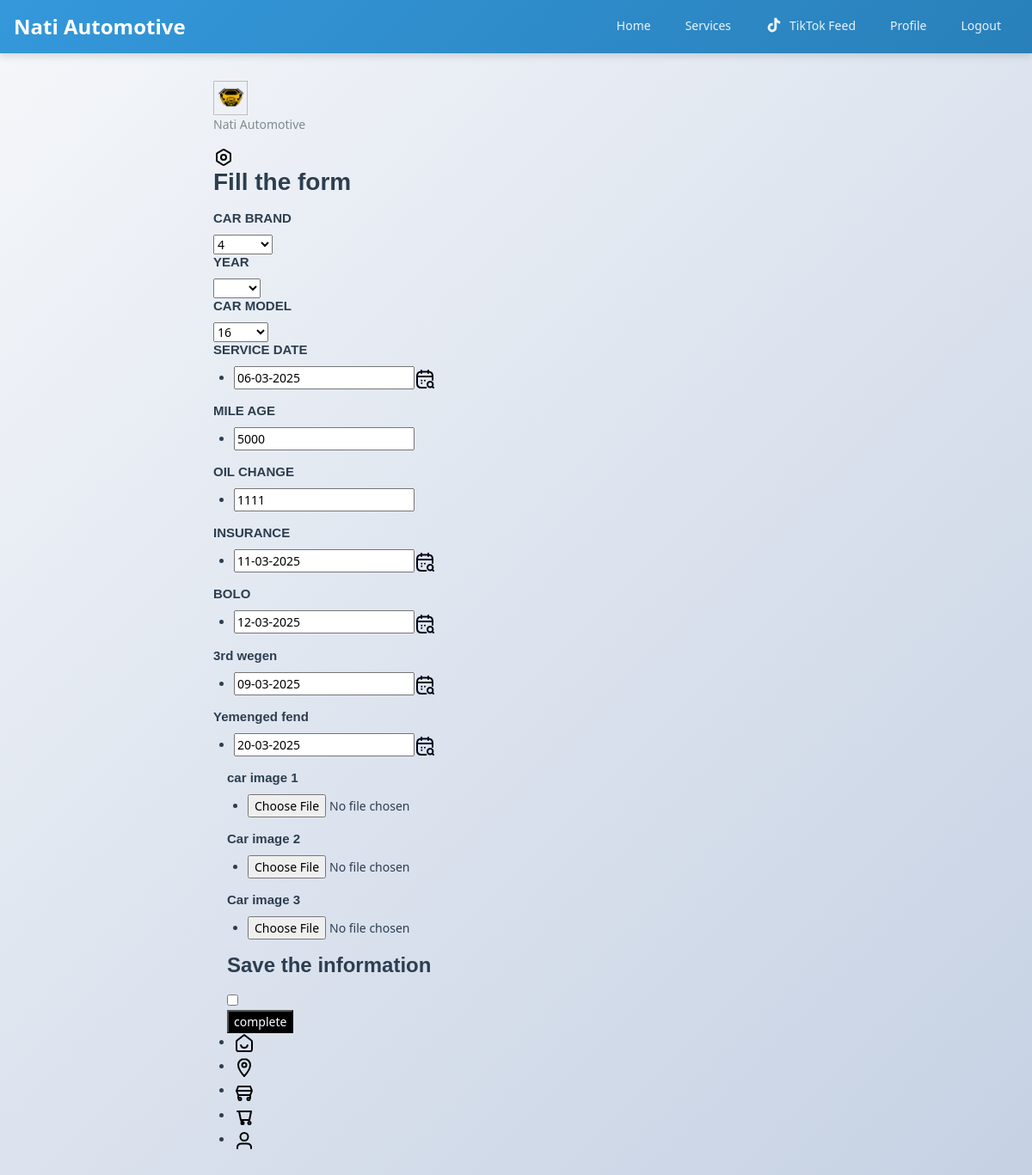
/info.php (signed in), run on the app's committed database.
### tables this page shows
CREATE TABLE `tbl_info` (
  `id` int(11) NOT NULL,
  `userid` int(11) DEFAULT NULL,
  `car_brand` varchar(100) DEFAULT NULL,
  `car_year` varchar(10) DEFAULT NULL,
  `car_model` varchar(100) DEFAULT NULL,
  `plate_number` varchar(20) DEFAULT NULL,
  `trailer_number` varchar(20) DEFAULT NULL,
  `service_date` varchar(20) DEFAULT NULL,
  `mile_age` varchar(20) DEFAULT NULL,
  `oil_change` varchar(20) DEFAULT NULL,
  `insurance` varchar(10) DEFAULT NULL,
  `bolo` varchar(10) DEFAULT NULL,
  `rd_wegen` varchar(10) DEFAULT NULL,
  `yemenged_fend` varchar(10) DEFAULT NULL,
  `img_name1` varchar(255) DEFAULT NULL,
  `img_name2` varchar(255) DEFAULT NULL,
  `img_name3` varchar(255) DEFAULT NULL,
  `created_at` timestamp NOT NULL DEFAULT current_timestamp(),
  `image1` varchar(255) DEFAULT NULL,
  `image2` varchar(255) DEFAULT NULL,
  `image3` varchar(255) DEFAULT NULL,
  `oil_change_date` date DEFAULT NULL,
  `insurance_date` date DEFAULT NULL,
  `bolo_date` date DEFAULT NULL,
  `rd_wegen_date` date DEFAULT NULL,
  `yemenged_fend_date` date DEFAULT NULL
);

### info.php (the view, shortened to what this page needs)
<!DOCTYPE html>
<html lang="en">
<?php
include 'header.php';
include("db_conn.php");
?>
<body>
  <div class="site-content">
    <?php
    include 'top_nav.php'
    ?>
    <section id="payment-method-screen">
    <?php
                        $userid = $_SESSION['id'];
                         $sql = "SELECT * FROM tbl_info WHERE userid='$userid' LIMIT 1 ";
                         $result = mysqli_query($conn,$sql);
                         if(mysqli_num_rows($result)==1){
                             $row  = mysqli_fetch_assoc($result);
                             ?>
    <form action="" method="POST" enctype="multipart/form-data">
    <div class="container">
        <div class="payment-method-screen-wrap">
            <div class="mt-32" style="margin-bottom: 10px">
                <h3 class="pay-txt1">Fill the form</h3>
            </div>
        </div>
    </div>
    <div class="container mt-32">
        <div class="date-picker-sec mt-16">
            <div>
                <h6 style="font-size: 15px; margin-bottom: 10px">CAR BRAND</h6>
                <div class="custom-payment-input">
                    <select name="car_brand" required class="profile-edit-option" style="margin-right: 40px">
                        <option value="<?php echo $row['car_brand'];?>"  selected><?php echo $row['car_brand'];?></option>
                    </select>
                </div>
            </div>
            <div>
                <h6 style="font-size: 15px; margin-bottom: 10px">YEAR</h6>
                <div class="custom-payment-input">
                    <select name="car_year" required class="profile-edit-option" style="margin-right: 30px">
                        <option value="<?php echo $row['year'];?>"  selected><?php echo $row['year'];?></option>
                        <option>2020</option>
                    </select>
                </div>
            </div>
        </div>
    </div>
    <div class="container mt-32">
        <div class="date-picker-sec mt-16">
            <div>
                <h6 style="font-size: 15px; margin-bottom: 10px">CAR MODEL</h6>
                <div class="custom-payment-input">
                    <select name="car_model" required class="profile-edit-option" style="margin-right: 60px">
                        <option value="<?php echo $row['car_model'];?>"  selected><?php echo $row['car_model'];?></option>
                    </select>
                </div>
            </div>
            <div>
                <h6 style="font-size: 15px; margin-bottom: 10px">SERVICE DATE</h6>
                <div class="input-daterange input-group" id="service-datepicker">
                    <div class="form-item">
                        <ul class="input date-picker-input">
                            <li class="input__list">
                                <input required type="text" value="<?php echo $row['service_date'];?>"class="input__item custom-payment-input" name="service_date" placeholder="DD/MM/YYYY" id="service_date" />
                            </li>
                        </ul>
                    </div>
                </div>
            </div>
        </div>
    </div>
    <div class="container mt-32">
        <div class="date-picker-sec mt-16">
            <div>
                <h6 style="font-size: 15px; margin-bottom: 10px">MILE AGE</h6>
                <div class="input-daterange input-group" id="mileage-datepicker">
                    <div class="form-item">
                        <ul class="input date-picker-input">
                            <li class="input__list">
                                <input required type="number" value="<?php echo $row['mile_age'];?>" name="mile_age" id="mile_age" class="custom-payment-input" placeholder="Mile Age" />
                            </li>
                        </ul>
                    </div>
                </div>
            </div>
            <div>
                <h6 style="font-size: 15px; margin-bottom: 10px">OIL CHANGE</h6>
                <div class="input-daterange input-group" id="oilchange-datepicker">
                    <div class="form-item">
                        <ul class="input date-picker-input">
                            <li class="input__list">
                                <input required type="number"  value="<?php echo $row['oil_change'];?>" name="oil_change" class="custom-payment-input" placeholder="Oil Change" id="oil_change" />
                            </li>
                        </ul>
                    </div>
                </div>
            </div>
        </div>
    </div>
    <div class="container mt-32">
        <div class="date-picker-sec mt-16">
            <div>
                <h6 style="font-size: 15px; margin-bottom: 10px">INSURANCE</h6>
                <div class="input-daterange input-group" id="insurance-datepicker">
                    <div class="form-item">
                        <ul class="input date-picker-input">
                            <li class="input__list">
                                <input required type="text" class="input__item custom-payment-input" value="<?php echo $row['insurance'];?>" name="insurance" placeholder="DD/MM/YYYY" id="insurance_date" />
                            </li>
                        </ul>
                    </div>
                </div>
            </div>
            <div>
                <h6 style="font-size: 15px; margin-bottom: 10px">BOLO</h6>
                <div class="input-daterange input-group" id="bolo-datepicker">
                    <div class="form-item">
                        <ul class="input date-picker-input">
                            <li class="input__list">
                                <input required type="text"  value="<?php echo $row['bolo'];?>" class="input__item custom-payment-input" name="bolo" placeholder="DD/MM/YYYY" id="bolo_date" />
                            </li>
                        </ul>
                    </div>
                </div>
            </div>
        </div>
    </div>
    <div class="container mt-32">
        <div class="date-picker-sec mt-16">
            <div>
                <h6 style="font-size: 15px; margin-bottom: 10px">3rd wegen</h6>
                <div class="input-daterange input-group" id="thirdwegen-datepicker">
                    <div class="form-item">
                        <ul class="input date-picker-input">
                            <li class="input__list">
                                <input required type="text" class="input__item custom-payment-input" value="<?php echo $row['rd_wegen'];?>" name="rd_wegen" placeholder="DD/MM/YYYY" id="rd_wegen_date" />
                            </li>
                        </ul>
                    </div>
                </div>
            </div>
            <div>
                <h6 style="font-size: 15px; margin-bottom: 10px">Yemenged fend</h6>
                <div class="input-daterange input-group" id="yemenged-datepicker">
                    <div class="form-item">
                        <ul class="input date-picker-input">
                            <li class="input__list">
                                <input required type="text" value="<?php echo $row['yemenged_fend'];?>" name="yemenged_fend" class="input__item custom-payment-input" placeholder="Exp. Date" id="yemenged_fend_date" />
                            </li>
                        </ul>
                    </div>
                </div>
            </div>
        </div>
        <div class="container mt-32">
        <div class="date-picker-sec mt-16">
            <div>
                <h6 style="font-size: 15px; margin-bottom: 10px">car image 1</h6>
                <div class="input-daterange input-group">
                    <div class="form-item">
                        <ul class="input date-picker-input">
                            <li class="input__list">
                            <input type="file" id="car-image3" name="my_image1" accept="image/*" required>
                            </li>
                        </ul>
                    </div>
                </div>
            </div>
            <div>
                <h6 style="font-size: 15px; margin-bottom: 10px">Car image 2</h6>
                <div class="input-daterange input-group">
                    <div class="form-item">
                        <ul class="input date-picker-input">
                            <li class="input__list">
                            <input type="file" id="car-image3" name="my_image2" accept="image/*" required>
                            </li>
                        </ul>
                    </div>
                </div>
            </div>
            <div>
                <h6 style="font-size: 15px; margin-bottom: 10px">Car image 3</h6>
                <div class="input-daterange input-group">
                    <div class="form-item">
                        <ul class="input date-picker-input">
                            <li class="input__list">
                            <input type="file" id="car-image3" name="my_image3" accept="image/*" required>
                            </li>
                        </ul>
                    </div>
                </div>
            </div>
        </div>
    </div>
    </div>
    <div class="container mt-32">
        <div class="container">
            <div class="switch-sec payment-switch">
                <div>
                    <h4 class="pay-txt2">Save the information</h4>
                </div>
                <div class="notification-option-switch">
                    <label class="switch">
                        <input type="checkbox" />
                    </label>
                </div>
            </div>
        </div>
        <div class="container">
            <div class="save-btn-payment mt-8">
                <input style="background-color:black; color:white;" type="submit" name="complete" value="complete">
            </div>
        </div>
    </div>
</form>
<?php
}
else{
    ?>
    <script>
    window.location.href = 'info2.php';
    </script>
    <?php
}
 ?>
    </section>
    <?php include 'partial-front/bottom_nav.php'; ?>
  </div>
</body>
</html>

### assets/css/style.css (style rules this page uses)
:root { --primary-color: #007bff; --primary-dark: #0056b3; --primary-light: #66b3ff; --secondary-color: #6c757d; --success-color: #28a745; --danger-color: #dc3545; --warning-color: #ffc107; --info-color: #17a2b8; --dark-color: #343a40; --light-color: #f8f9fa; --white: #ffffff; --black: #000000; --font-family-base: 'Segoe UI', Tahoma, Geneva, Verdana, sans-serif; --font-family-heading: 'Arial', sans-serif; --font-size-base: 16px; --font-size-sm: 14px; --font-size-lg: 18px; --line-height-base: 1.6; --spacing-xs: 0.25rem; --spacing-sm: 0.5rem; --spacing-md: 1rem; --spacing-lg: 1.5rem; --spacing-xl: 3rem; --border-radius: 0.375rem; --border-radius-sm: 0.25rem; --border-radius-lg: 0.5rem; --border-width: 1px; --shadow-sm: 0 1px 3px rgba(0, 0, 0, 0.12); --shadow-md: 0 4px 6px rgba(0, 0, 0, 0.15); --shadow-lg: 0 10px 25px rgba(0, 0, 0, 0.2); --transition-fast: 0.15s ease; --transition-base: 0.3s ease; --transition-slow: 0.5s ease; --z-dropdown: 1000; --z-sticky: 1020; --z-fixed: 1030; --z-modal: 1040; --z-popover: 1050; --z-tooltip: 1060; }
* { box-sizing: border-box; }
html { scroll-behavior: smooth; -webkit-text-size-adjust: 100%; }
body { font-family: var(--font-family-base); font-size: var(--font-size-base); line-height: var(--line-height-base); color: var(--dark-color); background-color: var(--white); margin: 0; padding: 0; -webkit-font-smoothing: antialiased; -moz-osx-font-smoothing: grayscale; }
h1, h2, h3, h4, h5, h6 { font-family: var(--font-family-heading); font-weight: 600; line-height: 1.2; margin-top: 0; margin-bottom: var(--spacing-md); color: var(--dark-color); }
h3 { font-size: 1.75rem; }
h4 { font-size: 1.5rem; }
h6 { font-size: 1rem; }
ul, ol { margin-top: 0; margin-bottom: var(--spacing-md); padding-left: var(--spacing-lg); }
li { margin-bottom: var(--spacing-xs); }
.container { max-width: 1200px; margin: 0 auto; padding: 0 var(--spacing-md); }

### assets/css/service_order.css (style rules this page uses)
:root { --primary-color: #3498db; --primary-dark: #2980b9; --secondary-color: #7f8c8d; --success-color: #27ae60; --warning-color: #f39c12; --danger-color: #e74c3c; --info-color: #17a2b8; --light-color: #f8f9fa; --dark-color: #2c3e50; --white: #ffffff; --border-color: #e9ecef; --shadow-sm: 0 2px 4px rgba(0, 0, 0, 0.1); --shadow-md: 0 4px 8px rgba(0, 0, 0, 0.12); --shadow-lg: 0 8px 16px rgba(0, 0, 0, 0.15); --transition: all 0.3s ease; --border-radius: 8px; --font-size-xs: 0.75rem; --font-size-sm: 0.875rem; --font-size-base: 1rem; --font-size-lg: 1.125rem; }
body { font-family: 'Segoe UI', Tahoma, Geneva, Verdana, sans-serif; font-size: var(--font-size-sm); background: linear-gradient(135deg, #f5f7fa 0%, #c3cfe2 100%); color: var(--dark-color); line-height: 1.5; min-height: 100vh; }
.site-content { padding: 1rem; padding-bottom: 120px; max-width: 800px; margin: 0 auto; }
@media (min-width: 768px) { .site-content { padding: 2rem; padding-bottom: 140px; } }

### data on the page
tbl_info: car_brand "4", car_model "16", service_date "06-03-2025", mile_age "5000", oil_change "1111", insurance "11-03-2025", bolo "12-03-2025", rd_wegen "09-03-2025", yemenged_fend "20-03-2025"
